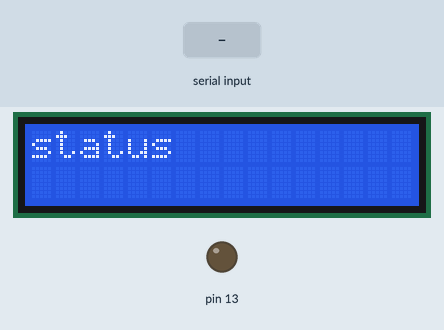
A sketch run on a simulated Arduino Uno, built with avr-gcc and run on an emulated ATmega328P. Parts: 16×2 character LCD, output pins drawn as LEDs (lit = HIGH). The test bench sets the inputs (shaded band). What the sketch prints to the serial monitor is not drawn.

Above: at 1.2 s.
1.3 s: byte 1 (1) received over Serial
At 1.45 s:
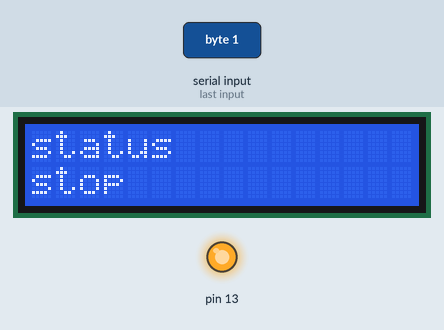
3.0 s: byte 2 (2) received over Serial
At 3.15 s:
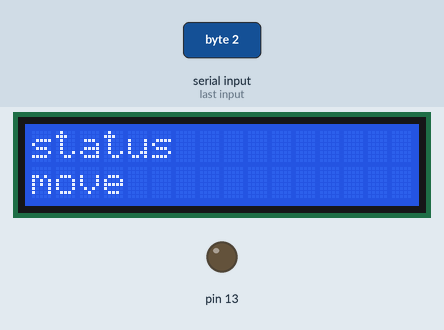
4.7 s: byte 0 (0) received over Serial
At 4.85 s:
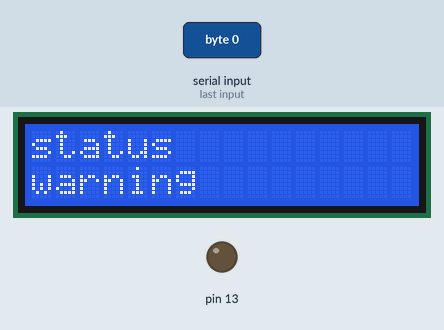
Timing chart, 0 to 7.7 s (numbered marks = the images above; inputs shaded):
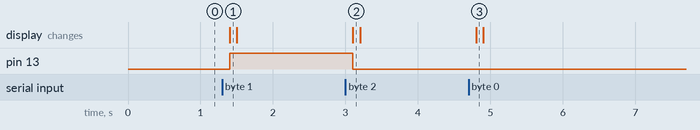

Measured:
- after the input at 1.3 s, pin 13: LOW → HIGH after 0.10 s; the display: changes after 0.10 s (image 1)
- after the input at 3.0 s, pin 13: HIGH → LOW after 0.10 s; the display: changes after 0.10 s (image 2)
- after the input at 4.7 s, the display: changes after 0.10 s (image 3)

The sketch:

serial_communication2.ino
```cpp
#include <LiquidCrystal.h>//包含LCD的头文件
char comdata;
int i;
LiquidCrystal lcd(12,11,5,4,3,2);//定义LCD各个接口所连接的IO口
void setup()
{
    Serial.begin(9600);//设置接收串口波特率为9600
    pinMode(13,OUTPUT);
  	lcd.begin(16,2);//设置LCD的显示为16x2；
}

void loop()
{

  lcd.setCursor(0,0);lcd.print("status");
    while (Serial.available() > 0)  //当串口接收到数据时执行下面语句
    {
        comdata =Serial.read();//将从串口中读取的一个字节数据保存到变量中
     	delay(100);	//延迟，使得数据能完整读取
      	Serial.println(comdata,DEC); //将将数据以10进制的形式解码，发送到串行监视口，方便检测是否正确读取

//接收到不同的数据时，LCD和指示灯呈现不同的状态
    if(comdata==2)
    {
     digitalWrite(13,LOW);
     lcd.setCursor(0,1);lcd.print("move");
   	 delay(100);
     lcd.setCursor(0,1);lcd.print("    ");


    }
      else if(comdata==0)
    {
     digitalWrite(13,LOW);
     lcd.setCursor(0,1);lcd.print("warning");
   	 delay(100);
     lcd.setCursor(0,1);lcd.print("       ");

    }
      else if (comdata==1)
      {
       digitalWrite(13,HIGH);
       lcd.setCursor(0,1);lcd.print("stop");
   	   delay(100);
       lcd.setCursor(0,1);lcd.print("    ");

      }

    }

}
```
